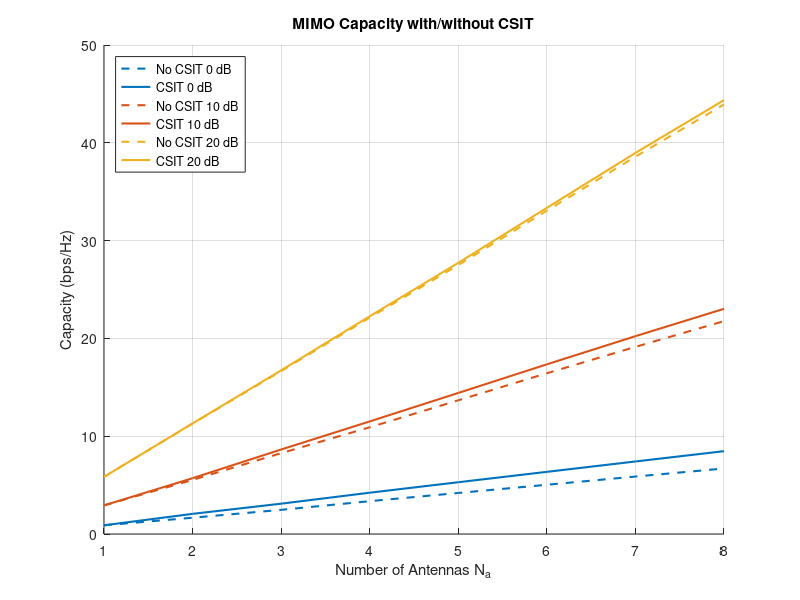

MATLAB code for this plot:
clc; clear; close all;

% Parameters
Nt_list = 1:8;
SNR_dB_set = [0, 10, 20];
SNR_lin_set = 10.^(SNR_dB_set / 10);
num_trials = 1000;

capacity_noCSIT = zeros(length(SNR_dB_set), length(Nt_list));
capacity_CSIT = zeros(length(SNR_dB_set), length(Nt_list));

for s = 1:length(SNR_lin_set)
    SNR = SNR_lin_set(s);
    
    for idx = 1:length(Nt_list)
        Nt = Nt_list(idx);
        C_noCSIT_trials = zeros(num_trials, 1);
        C_CSIT_trials = zeros(num_trials, 1);
        
        for k = 1:num_trials
            H = (randn(Nt, Nt) + 1j*randn(Nt, Nt)) / sqrt(2);  % IID Rayleigh
            HH = H' * H;
            lambda = sort(real(eig(HH)), 'descend');  % descending order
            lambda_avg = mean(lambda);

            % (a) No CSIT
            C_noCSIT_trials(k) = sum(log2(1 + (SNR / Nt) * lambda));

            
            
            % (b) With CSIT: proper water-filling over eigenvalues
            % Water-filling level: find mu such that sum(max(mu - 1/gamma_j, 0)) = Ptotal
            % Equivalent to bisection

            inv_snr_lambda = (Nt ./ (SNR * lambda));        
            Ptotal = Nt;
            mu_low = inv_snr_lambda(1);
            mu_high = mu_low + Ptotal;
            tol = 1e-6;
            
            % Water-filling
            while (mu_high - mu_low) > tol
                mu = (mu_low + mu_high) / 2;
                p = max(mu - inv_snr_lambda, 0);
                if sum(p) > Ptotal
                    mu_high = mu;
                else
                    mu_low = mu;
                end
            end
            p_opt = max((mu - inv_snr_lambda), 0);
            C_CSIT_trials(k) = sum(log2(1 + (SNR / Nt) * lambda .* p_opt));
        end

        % Averages
        capacity_noCSIT(s, idx) = mean(C_noCSIT_trials);
        capacity_CSIT(s, idx) = mean(C_CSIT_trials);
    end
end

% Plot
figure; hold on;
colors = lines(length(SNR_dB_set));
for s = 1:length(SNR_dB_set)
    plot(Nt_list, capacity_noCSIT(s, :), '--', 'LineWidth', 1.5, 'Color', colors(s, :));
    plot(Nt_list, capacity_CSIT(s, :), '-', 'LineWidth', 1.5, 'Color', colors(s, :));
end
xlabel('Number of Antennas N_a');
ylabel('Capacity (bps/Hz)');
title('MIMO Capacity with/without CSIT');
legend('No CSIT 0 dB','CSIT 0 dB','No CSIT 10 dB','CSIT 10 dB','No CSIT 20 dB','CSIT 20 dB',...
    'Location','northwest');
grid on;

% Save EPS for Overleaf
%print(gcf, 'capacity_Nt', '-depsc2');
